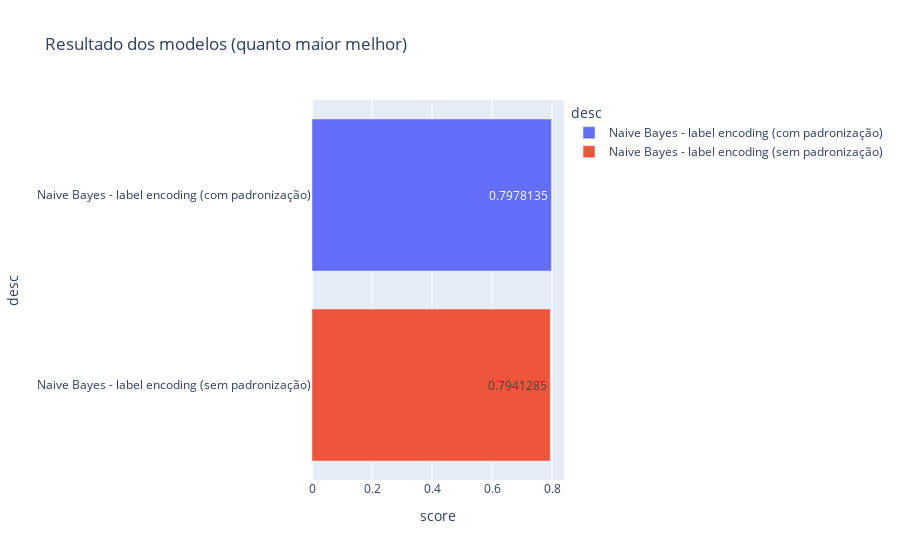

Notebook cell for this chart:
### Code cell
x_censu_treino, x_censu_teste, y_censu_treino, y_censu_teste = get_dados_variaveis_categoricas(padronizar = False)

naive_censu = GaussianNB()
naive_censu.fit(x_censu_treino, y_censu_treino)
previsoes = naive_censu.predict(x_censu_teste)

control_scores('Naive Bayes - label encoding (sem padronização)', accuracy_score(y_censu_teste, previsoes))

### Figure 1 — Plotly figure (JSON) as saved in the notebook; plotly's stock layout.template omitted (floating-point values rounded to 4 significant figures)
{"data": [{"alignmentgroup": "True", "hovertemplate": "desc=%{y}<br>score=%{x}<extra></extra>", "legendgroup": "Naive Bayes - label encoding (com padronização)", "marker": {"color": "#636efa", "pattern": {"shape": ""}}, "name": "Naive Bayes - label encoding (com padronização)", "offsetgroup": "Naive Bayes - label encoding (com padronização)", "orientation": "h", "showlegend": true, "textposition": "auto", "texttemplate": "%{x}", "type": "bar", "x": [0.7978], "xaxis": "x", "y": ["Naive Bayes - label encoding (com padronização)"], "yaxis": "y"}, {"alignmentgroup": "True", "hovertemplate": "desc=%{y}<br>score=%{x}<extra></extra>", "legendgroup": "Naive Bayes - label encoding (sem padronização)", "marker": {"color": "#EF553B", "pattern": {"shape": ""}}, "name": "Naive Bayes - label encoding (sem padronização)", "offsetgroup": "Naive Bayes - label encoding (sem padronização)", "orientation": "h", "showlegend": true, "textposition": "auto", "texttemplate": "%{x}", "type": "bar", "x": [0.7941], "xaxis": "x", "y": ["Naive Bayes - label encoding (sem padronização)"], "yaxis": "y"}], "layout": {"barmode": "relative", "legend": {"title": {"text": "desc"}, "tracegroupgap": 0}, "title": {"text": "Resultado dos modelos (quanto maior melhor)"}, "xaxis": {"anchor": "y", "domain": [0, 1], "title": {"text": "score"}}, "yaxis": {"anchor": "x", "categoryarray": ["Naive Bayes - label encoding (sem padronização)", "Naive Bayes - label encoding (com padronização)"], "categoryorder": "array", "domain": [0, 1], "title": {"text": "desc"}}}}
